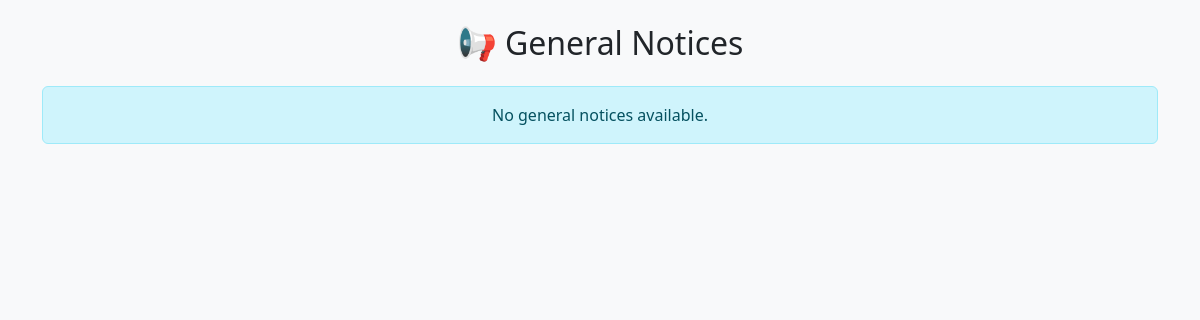
Page /accounts/user/general-notices/ (signed in) on the earlier database version.
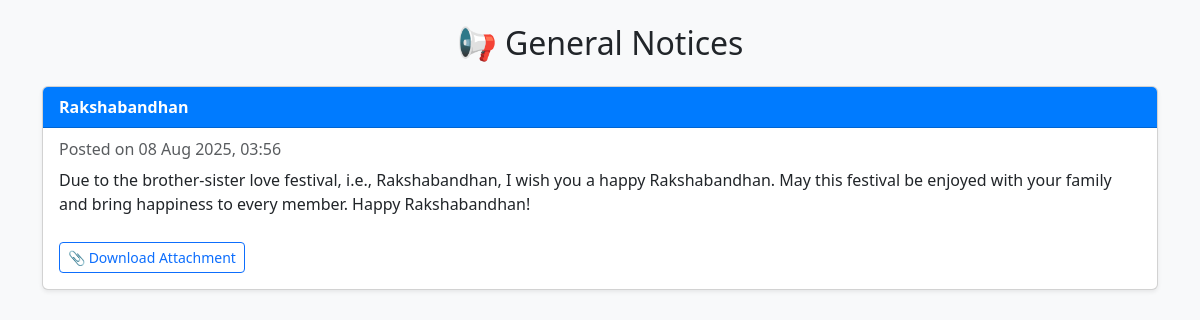
Same page on the later database version.
### accounts/models.py (models this page shows, shortened)
class GeneralNoticeModel(models.Model):
    sender = models.ForeignKey(
        User, on_delete=models.CASCADE, limit_choices_to={"profile__role": "admin"}
    )
    title = models.CharField(max_length=100)
    message = models.TextField()
    upload = models.FileField(upload_to="general_notices/", blank=True, null=True)
    created_at = models.DateTimeField(auto_now_add=True)

### accounts/views.py (the view)
# urls.py: path("user/general-notices/", general_notices_view, name="general_notices"),
@login_required
def general_notices_view(request):
    notices = GeneralNoticeModel.objects.all().order_by("-created_at")
    return render(request, "general_notices.html", {"notices": notices})

### template/general_notices.html (shortened to what this page needs)
<!DOCTYPE html>
<html lang="en">
  <head>
    <link
      href="https://cdn.jsdelivr.net/npm/bootstrap@5.3.0/dist/css/bootstrap.min.css"
      rel="stylesheet"
    />
  </head>
  <body>
    <div class="container mt-4">
      <h2 class="mb-4 text-center">📢 General Notices</h2>
      {% if notices %} {% for n in notices %}
      <div class="card notice-card shadow-sm">
        <div class="card-header">{{ n.title }}</div>
        <div class="card-body">
          <h6 class="card-subtitle mb-2 text-muted">
            Posted on {{ n.created_at|date:"d M Y, H:i" }}
          </h6>
          <p class="card-text">{{ n.message }}</p>
          {% if n.upload %}
          <a
            href="{{ n.upload.url }}"
            target="_blank"
            class="btn btn-sm btn-outline-primary attachment-btn"
          >
            📎 Download Attachment
          </a>
          {% endif %}
        </div>
      </div>
      {% endfor %} {% else %}
      <div class="alert alert-info text-center">
        No general notices available.
      </div>
      {% endif %}
    </div>
  </body>
</html>

Differences in the rows shown:
added GeneralNoticeModel: title "Rakshabandhan", created_at "08 Aug 2025, 03:56", message "Due to the brother-sister love festival, i.e., Rakshabandhan, I wish you a happy Rakshabandhan. May this festival be enjoyed with your family and bring happiness to every member. Happy Rakshabandhan!"
Other differences:
text no longer shown: "No general notices available."
